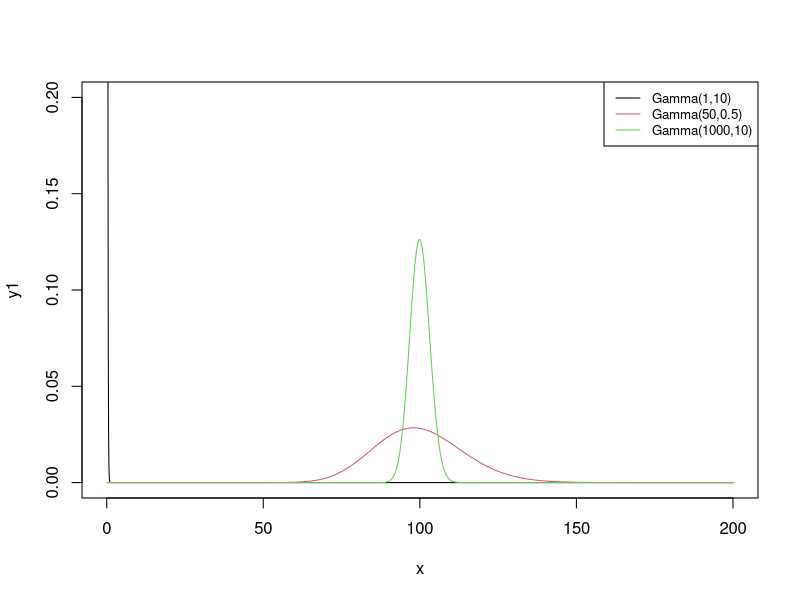

Reproduce this figure in R.
x <- (1:2000)/10
y1 <- dgamma(x = x, 1, 10)
y2 <- dgamma(x = x, 50, 0.5)
y3 <- dgamma(x = x, 1000, 10)
#y4 <- dgamma(x = x, .001, .001)

#pdf(file = 'my-gamma-plot.pdf')
plot(x, y1, type = 'l', ylim = c(0,0.2))
lines(x, y2, type = 'l', col = 2)
lines(x, y3, type = 'l', col = 3)
#lines(x, y4, type = 'l', col = 4)
legend("topright",
       legend = c('Gamma(1,10)', 'Gamma(50,0.5)', 'Gamma(1000,10)'),#, 'gamma4'), 
       col = c(1:4),
       lty = 1, cex = 0.8)


dgamma(x = 100, 1, 10)
dgamma(x = 100, 1000, 10)
